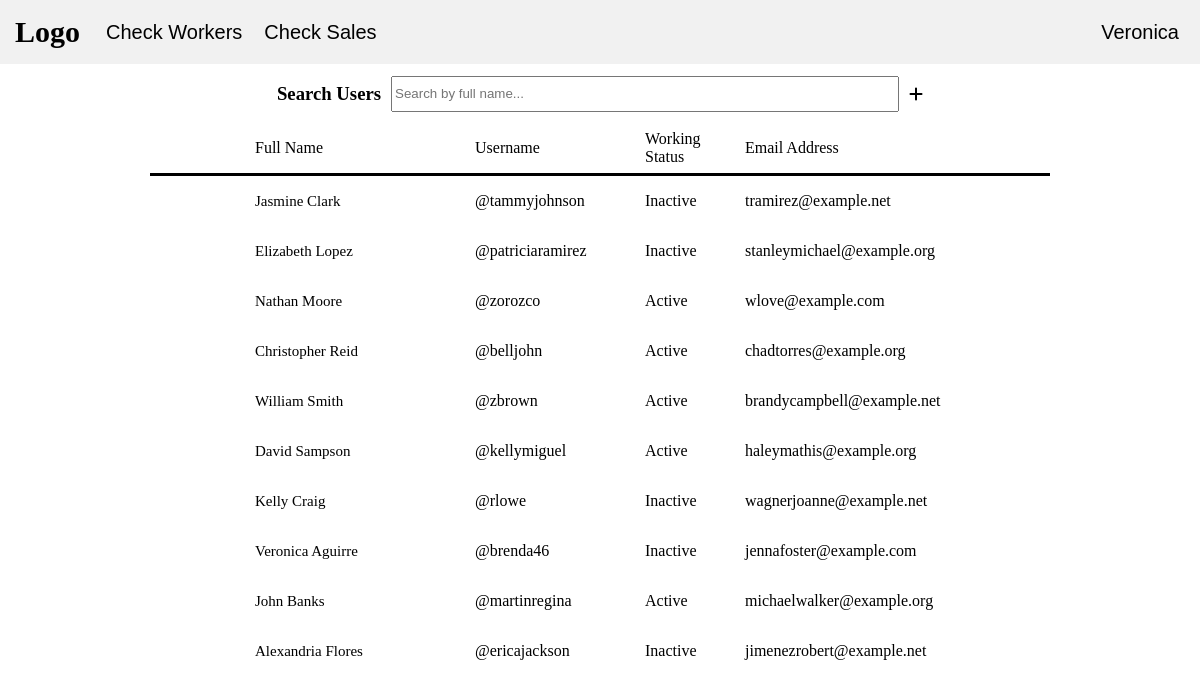
The app's page /admin/users (signed in) with its own data.
### user.py (models this page shows, shortened)
class User(Base, UserMixin):
    __tablename__ = "user_table"
    __table_args__ = (UniqueConstraint("username"),)
    id = Column(Integer, primary_key=True)
    username = Column("username", String, nullable=False)
    password = Column(String)
    first_name = Column(String, nullable=False)
    last_name = Column(String, nullable=False)
    email_address = Column(String, nullable=False)
    is_admin = Column(Boolean, nullable=False)
    is_working = Column(Boolean, nullable=False)
    def to_dict_without_password(self):
        return {"id": self.id, "username": self.username,
                "first_name": self.first_name,
                "last_name": self.last_name,
                "email_address": self.email_address,
                "is_working": self.is_working}

### admin_blueprint.py (the view)
@admin_blueprint.route("/users")
@login_required
def show_users():
    if not current_user.is_admin:
        return "Access denied. You are not an admin."
    session = Session()
    users = session.query(User).all()
    user_objects = [user.to_dict_without_password() for user in users]
    return render_template("check_users2.html", users=user_objects)

### app.py (called while the page is built)
@login_manager.user_loader
def load_user(user_id):
    session = Session()
    employee = session.query(User).filter(User.id == int(user_id)).first()
    session.close()
    return employee

### templates/check_users2.html (shortened to what this page needs)
{% extends "admin_base.html" %}
{% block stylesheet %}<link rel="stylesheet" href="{{ url_for('static', filename='styles/stylesheet3.css') }}">{% endblock %}
{% block username %}{{ current_user.first_name }}{% endblock %}
{% block body %}
    <div id="main">
        <div id="page-title-with-search-bar">
            <h3>Search Users</h3>
            <input type="text" id="search-input" placeholder="Search by full name...">
            <i class="fa-solid fa-plus"></i>
        </div>
        <div style="width:900px;height:50px;display:flex;justify-content: center;align-items:center;gap:20px;border-bottom:solid;"><span style="width:200px;">Full Name</span><span style="width:150px;">Username</span><span style="width:80px;">Working Status</span><span style="width:200px;">Email Address</span></div>
        <div id="user-boxes-container" style="display:flex;flex-direction:column; align-items:center">
            {% for user in users %}
                <div class="user-box" style="width:900px;height:50px;display:flex;justify-content: center;align-items:center;gap:20px;">
                    <span style="font-size: 15px;width:200px;">{{ user["first_name"] }} {{user["last_name"]}}</span><span style="width:150px;">@{{ user["username"] }}</span><span style="width:80px;">{{ "Active" if user["is_working"] else "Inactive"}}</span><span style="width:200px;">{{ user["email_address"] }}</span>
                </div>
            {% endfor %}
        </div>
    </div>
{% endblock %}

### templates/admin_base.html (shortened to what this page needs)
{% extends "base.html" %}
{% block header_left %}
    <div class="dropdown">
        <button class="dropdown-button">Check Workers</button>
    </div>
    <div class="dropdown">
        <button class="dropdown-button">Check Sales</button>
    </div>
{% endblock %}

### templates/base.html (shortened to what this page needs)
<!DOCTYPE html>
<html lang="en">
<head>
    {% block stylesheet %}{% endblock %}
</head>
<body>
    <header>
        <div id="logo">Logo</div>
        <div id="nav-var">
            <div class="header-end" id="header-left-end">
                {% block header_left %}{% endblock %}
            </div>
            <div class="header-end" id="header-right-end">
                <div class="dropdown">
                    <button class="dropdown-button">{% block username %}{% endblock %}</button>
                </div>
            </div>
        </div>
    </header>
    {% block body %}{% endblock %}
</body>
</html>

### static/styles/stylesheet3.css (style rules this page uses)
#main { display: flex; flex-direction: column; justify-content: center; align-items: center; }
#search-input { width: 500px; height: 30px; }

### records on screen
User: first_name "Veronica", last_name "Aguirre", username "brenda46", is_working "Inactive", email_address "jennafoster@example.com"
User: first_name "Jasmine", last_name "Clark", username "tammyjohnson", is_working "Inactive", email_address "tramirez@example.net"
User: first_name "Elizabeth", last_name "Lopez", username "patriciaramirez", is_working "Inactive", email_address "stanleymichael@example.org"
User: first_name "Nathan", last_name "Moore", username "zorozco", is_working "Active", email_address "wlove@example.com"
User: first_name "Christopher", last_name "Reid", username "belljohn", is_working "Active", email_address "chadtorres@example.org"
User: first_name "William", last_name "Smith", username "zbrown", is_working "Active", email_address "brandycampbell@example.net"
User: first_name "David", last_name "Sampson", username "kellymiguel", is_working "Active", email_address "haleymathis@example.org"
User: first_name "Kelly", last_name "Craig", username "rlowe", is_working "Inactive", email_address "wagnerjoanne@example.net"
User: first_name "John", last_name "Banks", username "martinregina", is_working "Active", email_address "michaelwalker@example.org"
User: first_name "Alexandria", last_name "Flores", username "ericajackson", is_working "Inactive", email_address "jimenezrobert@example.net"
